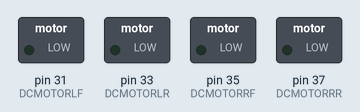
Simulated run of this program. Board: Raspberry Pi (header pin numbers). On the bench: switched loads named in the program (green lamp = pin HIGH). Dashed ring = blinking.

Above: at 0.05 s.
Timing chart, 0 to 3.0 s (numbered marks = the images above):
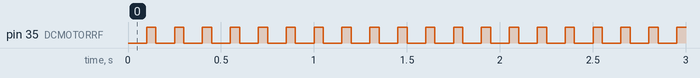

Measured:
- by itself, pin 35 (DCMOTORRF): alternates HIGH for 0.05 s and LOW for 0.10 s

The program:

RelaisTest.py
```python
import RPi.GPIO as GPIO
import time
GPIO.setmode(GPIO.BOARD) # GPIO Numbers instead of board numbers

DCMOTORLF = 31
DCMOTORLR = 33
DCMOTORRF = 35
DCMOTORRR = 37

GPIO.setup(DCMOTORLF, GPIO.OUT) # GPIO Assign mode
GPIO.setup(DCMOTORLR, GPIO.OUT) # GPIO Assign mode
GPIO.setup(DCMOTORRF, GPIO.OUT) # GPIO Assign mode
GPIO.setup(DCMOTORRR, GPIO.OUT) # GPIO Assign mode

while True:
   # GPIO.output(DCMOTORLF, GPIO.LOW) # out
    #GPIO.output(DCMOTORLF, GPIO.HIGH) # on

   # GPIO.output(DCMOTORLR, GPIO.LOW) # out
    #GPIO.output(DCMOTORLR, GPIO.HIGH)

    GPIO.output(DCMOTORRF, GPIO.LOW) # out
    #GPIO.output(DCMOTORRF, GPIO.HIGH) # on

    GPIO.output(DCMOTORRR, GPIO.LOW) # out
    #GPIO.output(DCMOTORRR, GPIO.HIGH) # on

    time.sleep(0.1)

    #GPIO.output(DCMOTORLF, GPIO.LOW) # out
    #GPIO.output(DCMOTORLF, GPIO.HIGH) # on

    #GPIO.output(DCMOTORLR, GPIO.LOW) # out
    #GPIO.output(DCMOTORLR, GPIO.HIGH) # on

    #GPIO.output(DCMOTORRF, GPIO.LOW) # out
    GPIO.output(DCMOTORRF, GPIO.HIGH) # on

    #GPIO.output(DCMOTORRR, GPIO.LOW) # out
   # GPIO.output(DCMOTORRR, GPIO.HIGH) # on

    time.sleep(0.05)
```
